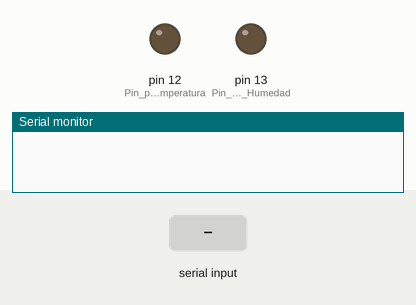
Simulated run of this sketch. Board: Arduino Uno, built with avr-gcc and run on an emulated ATmega328P. Shown: output pins drawn as LEDs (lit = HIGH), the last lines printed to the serial monitor. The test bench sets the inputs (shaded band).

Above: at 1.2 s.
1.3 s: "HUMEDAD_ALERTA\n" received over Serial
At 2.5 s:
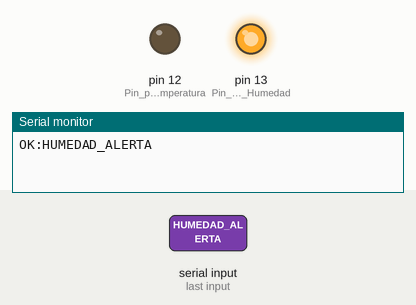
2.8 s: "TEMP_ALERTA\n" received over Serial
At 3.6 s:
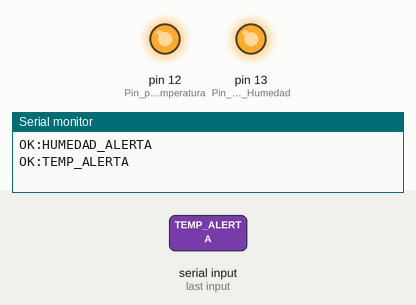
4.3 s: "HUMEDAD_OK\n" received over Serial
At 4.8 s:
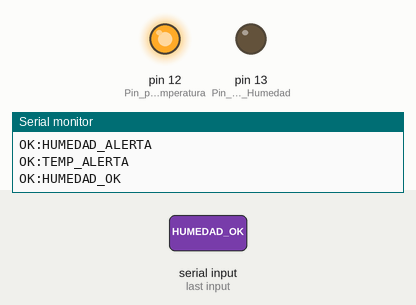
Timing chart, 0 to 7.3 s (numbered marks = the images above; inputs shaded):
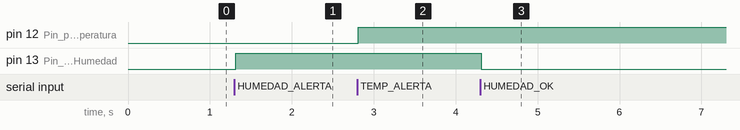

Measured:
- after the input at 1.3 s, pin 13 (Pin_para_Humedad): LOW → HIGH at once
- after the input at 2.8 s, pin 12 (Pin_para_Temperatura): LOW → HIGH at once
- after the input at 4.3 s, pin 13 (Pin_para_Humedad): HIGH → LOW at once

The sketch:

ino.ino
```cpp
void setup() {
  Serial.begin(9600);
  pinMode(13, OUTPUT); // Pin para Humedad
  pinMode(12, OUTPUT); // Pin para Temperatura
}

void loop() {
  if (Serial.available() > 0) {
    String cmd = Serial.readStringUntil('\n');
    cmd.trim();

    // Logica para Humedad
    if (cmd == "HUMEDAD_ALERTA") digitalWrite(13, HIGH);
    else if (cmd == "HUMEDAD_OK") digitalWrite(13, LOW);

    // Logica para Temperatura
    if (cmd == "TEMP_ALERTA") digitalWrite(12, HIGH);
    else if (cmd == "TEMP_NORMAL") digitalWrite(12, LOW);

    Serial.println("OK:" + cmd);
  }
}
```
